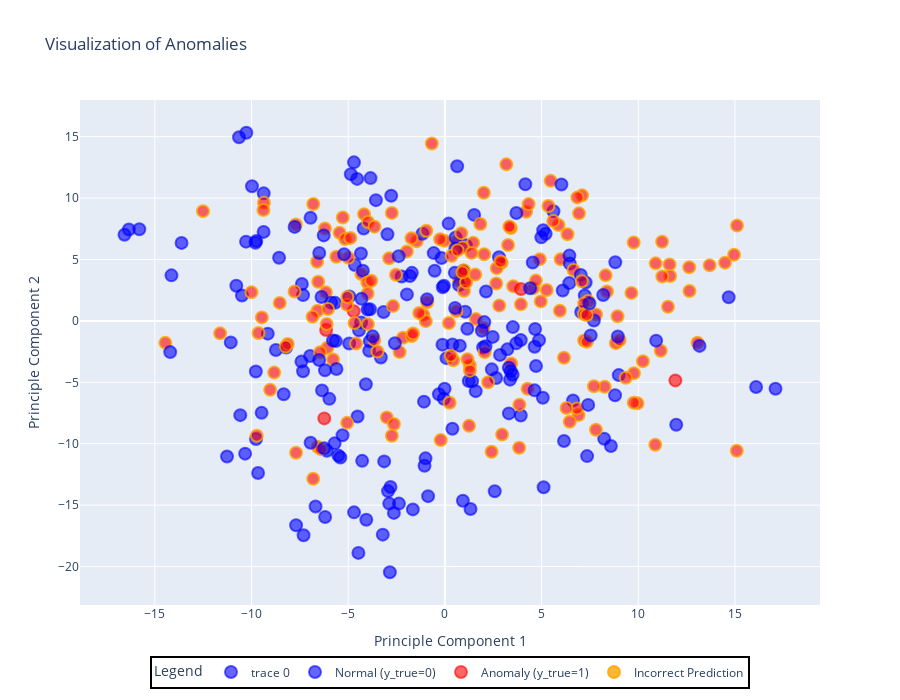

Notebook code cell kept with this figure:
### Code cell
visualizer = DataVisualization(data=X_test_windows.sum(axis=1), plot_technique='plot_anomaly', dim_reduction_technique='PCA', y_true=y_true, y_pred=y_pred,subset_size_percent=0.2)
visualizer.fit()
visualizer.show()

### Figure 1 — Plotly figure (JSON) as saved in the notebook; plotly's stock layout.template omitted (floating-point values rounded to 4 significant figures; data arrays with more than 128 entries replaced by an {"elided": "..."} marker saying what was removed)
{"data": [{"hoverinfo": "text", "marker": {"color": {"elided": "395 str values"}, "line": {"color": {"elided": "395 str values"}, "width": 2}, "size": 12}, "mode": "markers", "text": {"elided": "395 str values"}, "type": "scatter", "x": {"elided": "395 float values"}, "y": {"elided": "395 float values"}}, {"marker": {"color": "rgba(0, 0, 255, 0.6)", "line": {"color": "rgba(0, 0, 255, 0.6)", "width": 2}, "size": 12}, "mode": "markers", "name": "Normal (y_true=0)", "showlegend": true, "type": "scatter", "x": [null], "y": [null]}, {"marker": {"color": "rgba(255, 0, 0, 0.6)", "line": {"color": "rgba(255, 0, 0, 0.6)", "width": 2}, "size": 12}, "mode": "markers", "name": "Anomaly (y_true=1)", "showlegend": true, "type": "scatter", "x": [null], "y": [null]}, {"marker": {"color": "rgba(255, 165, 0, 0.8)", "line": {"color": "rgba(255, 165, 0, 0.8)", "width": 2}, "size": 12}, "mode": "markers", "name": "Incorrect Prediction", "showlegend": true, "type": "scatter", "x": [null], "y": [null]}], "layout": {"height": 700, "legend": {"bordercolor": "Black", "borderwidth": 2, "font": {"size": 12}, "itemsizing": "constant", "orientation": "h", "title": {"text": "Legend"}, "x": 0.5, "xanchor": "center"}, "showlegend": true, "title": {"text": "Visualization of Anomalies"}, "width": 900, "xaxis": {"title": {"text": "Principle Component 1"}}, "yaxis": {"title": {"text": "Principle Component 2"}}}}
